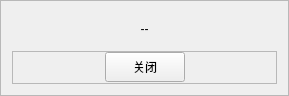
<?xml version="1.0" encoding="UTF-8"?>
<ui version="4.0">
 <class>SaveMeshDBDataDialogFrame</class>
 <widget class="QFrame" name="SaveMeshDBDataDialogFrame">
  <property name="geometry">
   <rect>
    <x>0</x>
    <y>0</y>
    <width>289</width>
    <height>96</height>
   </rect>
  </property>
  <property name="windowTitle">
   <string>Frame</string>
  </property>
  <property name="frameShape">
   <enum>QFrame::StyledPanel</enum>
  </property>
  <property name="frameShadow">
   <enum>QFrame::Raised</enum>
  </property>
  <layout class="QVBoxLayout" name="verticalLayout">
   <item>
    <widget class="QLabel" name="labelText">
     <property name="text">
      <string>--</string>
     </property>
     <property name="alignment">
      <set>Qt::AlignCenter</set>
     </property>
    </widget>
   </item>
   <item>
    <widget class="QFrame" name="frameClose">
     <property name="frameShape">
      <enum>QFrame::StyledPanel</enum>
     </property>
     <property name="frameShadow">
      <enum>QFrame::Raised</enum>
     </property>
     <layout class="QHBoxLayout" name="horizontalLayout">
      <property name="spacing">
       <number>0</number>
      </property>
      <property name="leftMargin">
       <number>0</number>
      </property>
      <property name="topMargin">
       <number>0</number>
      </property>
      <property name="rightMargin">
       <number>0</number>
      </property>
      <property name="bottomMargin">
       <number>0</number>
      </property>
      <item>
       <spacer name="horizontalSpacer">
        <property name="orientation">
         <enum>Qt::Horizontal</enum>
        </property>
        <property name="sizeHint" stdset="0">
         <size>
          <width>63</width>
          <height>20</height>
         </size>
        </property>
       </spacer>
      </item>
      <item>
       <widget class="QPushButton" name="buttonClose">
        <property name="minimumSize">
         <size>
          <width>0</width>
          <height>30</height>
         </size>
        </property>
        <property name="text">
         <string>关闭</string>
        </property>
       </widget>
      </item>
      <item>
       <spacer name="horizontalSpacer_2">
        <property name="orientation">
         <enum>Qt::Horizontal</enum>
        </property>
        <property name="sizeHint" stdset="0">
         <size>
          <width>62</width>
          <height>20</height>
         </size>
        </property>
       </spacer>
      </item>
     </layout>
    </widget>
   </item>
  </layout>
 </widget>
 <resources/>
 <connections/>
</ui>
